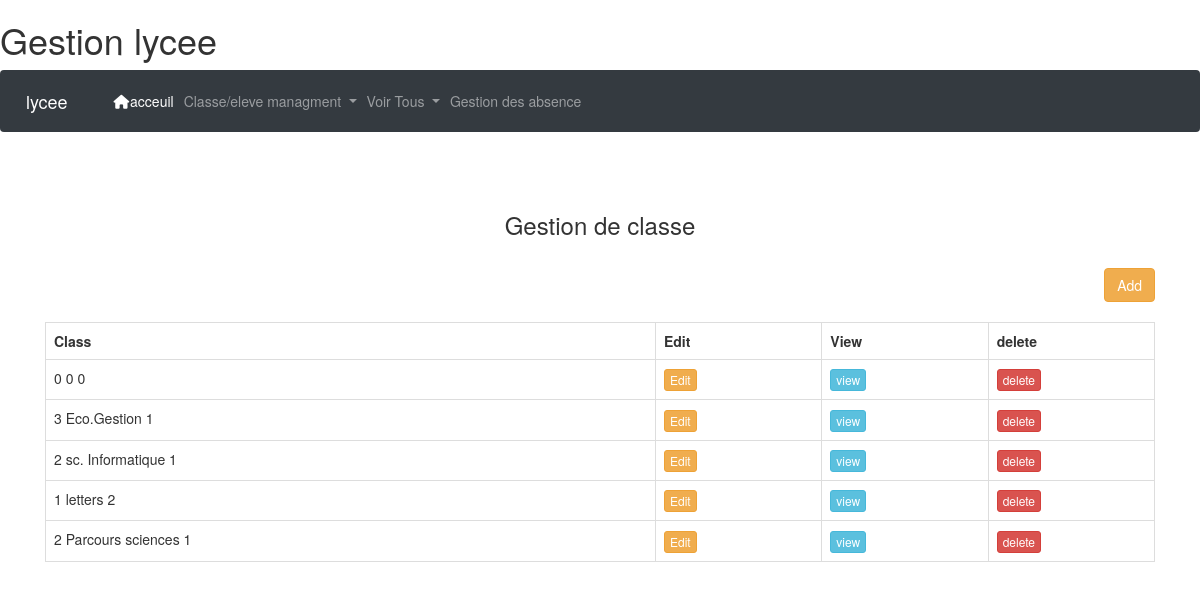
Screenshot of /admin/creeclasse.php with the database file from the repository.
### tables this page shows
CREATE TABLE `classe` (
  `id_c` int(10) NOT NULL,
  `niveau` int(10) NOT NULL,
  `indice` varchar(256) NOT NULL,
  `section` varchar(256) NOT NULL
);

### admin/creeclasse.php (called while the page is built, shortened)
<?php
include_once 'header.php';
include_once 'crudcls.php';
?>

### admin/crudcls.php (the view, shortened to what this page needs)
<?php
$connect = mysqli_connect("localhost", "root", "", "checker");
$query = "SELECT * FROM classe";
$result = mysqli_query($connect, $query);
?>
<!DOCTYPE html>
<html>
<head>
    <link rel="stylesheet" href="https://maxcdn.bootstrapcdn.com/bootstrap/3.3.6/css/bootstrap.min.css" />
</head>
<body>
    <br /><br />
    <div class="container">
        <h3 align="center">Gestion de classe</h3>
        <br />
        <div class="table-responsive">
            <div align="right">
                <button type="button" name="add" id="add" data-toggle="modal" data-target="#add_data_Modal" class="btn btn-warning">Add</button>
            </div>
            <br />
            <div id="employee_table">
                <table class="table table-bordered">
                    <tr>
                        <th width="55%">Class </th>
                        <th width="15%">Edit</th>
                        <th width="15%">View</th>
                        <th width="15%">delete</th>
                    </tr>
                    <?php
                    while ($row = mysqli_fetch_array($result)) {
                        ?>
                        <tr>
                            <td><?php echo $row["niveau"] . " " . $row["section"] . " " . $row["indice"]; ?></td>
                            <td><input type="button" name="edit" value="Edit" id="<?php echo $row["id_c"]; ?>" class="btn btn-warning btn-xs edit_data" /></td>
                            <td><input type="button" name="view" value="view" id="<?php echo $row["id_c"]; ?>" class="btn btn-info btn-xs view_data" /></td>
                            <td><input type="button" name="delete" value="delete" id="<?php echo $row["id_c"]; ?>" class="btn btn-danger btn-xs delete_data" /></td>
                        </tr>
                    <?php
                    }
                    ?>
                </table>
            </div>
        </div>
    </div>
</body>
</html>

### rows the page displays
classe: niveau "0", section "0", indice "0"
classe: niveau "3", section "Eco.Gestion", indice "1"
classe: niveau "2", section "sc. Informatique", indice "1"
classe: niveau "1", section "letters", indice "2"
classe: niveau "2", section "Parcours sciences", indice "1"
